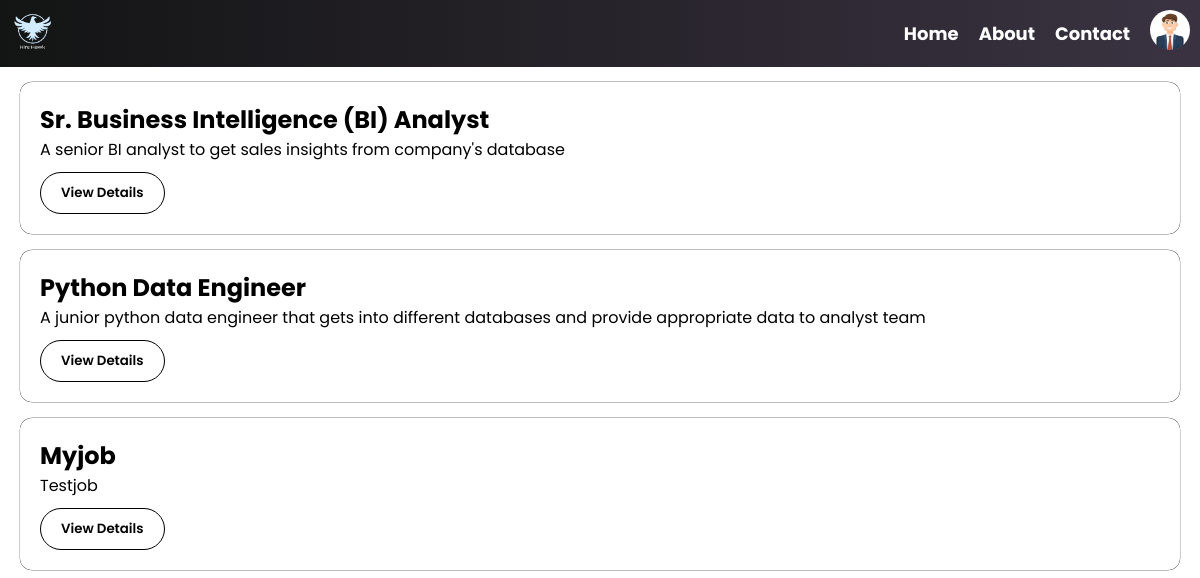
Page /appli/ (signed in) on the committed database.
### resume_manager/models.py (models this page shows, shortened)
class Job_description(models.Model):
    title = models.CharField(max_length = 255)
    brief_stat = models.CharField(max_length = 255 ,null = True)
    responsibility = models.TextField()
    requirement = models.TextField()
    salary = models.CharField(max_length = 100)
    created_at = models.DateTimeField(auto_now_add= True , null = True)

### resume_manager/views.py (the view)
# urls.py: path("appli/",views.applicant_view,name='appview'),
def applicant_view(request):
    if request.user.is_authenticated:
        jobs = Job_description.objects.all()
        return render(request,'Applicant Updated/AppliDashboard.html',{'jobs': jobs})
    else:
        return redirect('login')

### resume_manager/emailbackend.py (called while the page is built)
    def get_user(self, user_id):
        UserModel = get_user_model()
        try:
            return UserModel.objects.get(pk=user_id)
        except UserModel.DoesNotExist:
            return None

### templates/Applicant Updated/AppliDashboard.html (shortened to what this page needs)
<!DOCTYPE html>
{% load static %}
<html lang="en">
<head>
  <link rel="stylesheet" href="{% static "css/AppliDashStyles.css" %}">
</head>
<body>
  <nav>
    <div class="logo">
      <img src="{% static "image/HireHawkLogo.png"%}" alt="Logo">
    </div>
    <ul>
      <li><a href="#home">Home</a></li>
      <li><a href="{% url 'about' %}" target="_blank">About</a></li>
      <li><a href="{% url 'contactus' %}" target="_blank">Contact</a></li>
      <li class="profile"><a href="{% url 'profile' %}"><img src="{% static "image/profile-image.jpg" %}" alt="ProfileAvatar"></a></li>
    </ul>
  </nav>
  <div class="content">
  </div>
{% for job in jobs %}
  <div class="content" >
    <div class="text-content">
      <h2>{{job.title}}</h2>
      <p>
        {{job.brief_stat}}
      </p>
    </div>
    <form method="post" action={% url 'job_desc' %}>
     <button id="fileInputButton" onclick="redirectToAboutJob()" type = "submit">
      View Details
     </button>
  </div>
{% endfor %}
</body>
</html>

### static/css/AppliDashStyles.css (style rules this page uses)
body { font-family: 'Poppins', sans-serif; margin: 0; }
nav { position: fixed; top: 0; width: 100%; background: linear-gradient(to right, #131414, #3b3342); padding: 10px; display: flex; justify-content: space-between; align-items: center; }
nav .logo img { max-height: 40px; }
nav ul { list-style: none; margin: 0; padding: 0; display: flex; align-items: center; }
nav li { margin-right: 20px; }
nav a { text-decoration: none; color: white; font-weight: bold; font-size: 18px; }
nav .profile { cursor: pointer; }
nav .profile img { border-radius: 50%; max-height: 40px; cursor: pointer; }
.content { margin-top: 16px; margin-left: 20px; margin-right: 20px; padding: 20px; cursor: pointer; border-radius: 12px; display: flex; flex-direction: column; align-items: flex-start; border: none; box-shadow: 0 0 0 0.2px black; }
.text-content { margin-bottom: 10px; }
.text-content h2, .text-content p { margin: 0; }
button { font-family: 'Poppins', sans-serif; background-color: #B467EF; color: black; padding: 11px 30px; border-radius: 23px; cursor: pointer; margin-left: auto; font-weight: 600; border: 1px solid; }
#fileInputButton { border: 1px solid black; background-color: white; padding: 10px 20px; cursor: pointer; transition: background-color 0.3s; }

### rows in the picture
Job_description: title "Sr. Business Intelligence (BI) Analyst", brief_stat "A senior BI analyst to get sales insights from company's database"
Job_description: title "Python Data Engineer", brief_stat "A junior python data engineer that gets into different databases and provide appropriate data to analyst team"
Job_description: title "Myjob", brief_stat "Testjob"
